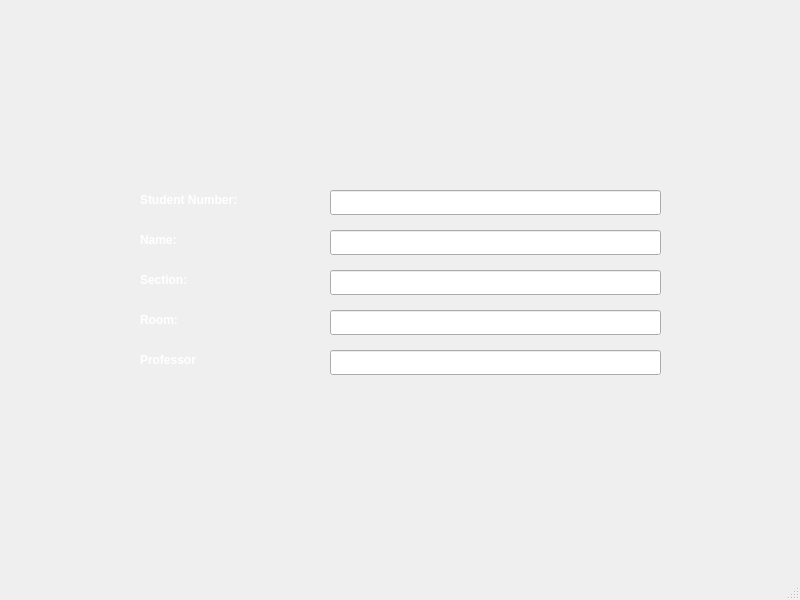
<?xml version="1.0" encoding="UTF-8"?>
<ui version="4.0">
 <class>BorrowForm</class>
 <widget class="QMainWindow" name="BorrowForm">
  <property name="geometry">
   <rect>
    <x>0</x>
    <y>0</y>
    <width>800</width>
    <height>600</height>
   </rect>
  </property>
  <property name="minimumSize">
   <size>
    <width>800</width>
    <height>600</height>
   </size>
  </property>
  <property name="maximumSize">
   <size>
    <width>800</width>
    <height>600</height>
   </size>
  </property>
  <property name="windowTitle">
   <string>Borrow</string>
  </property>
  <widget class="QWidget" name="centralwidget">
   <widget class="QLabel" name="labelName">
    <property name="geometry">
     <rect>
      <x>140</x>
      <y>230</y>
      <width>68</width>
      <height>19</height>
     </rect>
    </property>
    <property name="font">
     <font>
      <family>Arial</family>
      <pointsize>9</pointsize>
      <weight>75</weight>
      <bold>true</bold>
     </font>
    </property>
    <property name="styleSheet">
     <string notr="true">color: rgb(255, 255, 255);</string>
    </property>
    <property name="text">
     <string>Name:</string>
    </property>
   </widget>
   <widget class="QTextBrowser" name="textBrowser">
    <property name="geometry">
     <rect>
      <x>-560</x>
      <y>350</y>
      <width>256</width>
      <height>192</height>
     </rect>
    </property>
   </widget>
   <widget class="QLineEdit" name="line0">
    <property name="geometry">
     <rect>
      <x>330</x>
      <y>190</y>
      <width>331</width>
      <height>25</height>
     </rect>
    </property>
   </widget>
   <widget class="QLabel" name="labelStudNum">
    <property name="geometry">
     <rect>
      <x>140</x>
      <y>190</y>
      <width>161</width>
      <height>19</height>
     </rect>
    </property>
    <property name="font">
     <font>
      <family>Arial</family>
      <pointsize>9</pointsize>
      <weight>75</weight>
      <bold>true</bold>
     </font>
    </property>
    <property name="styleSheet">
     <string notr="true">color: rgb(255, 255, 255);</string>
    </property>
    <property name="text">
     <string>Student Number: </string>
    </property>
   </widget>
   <widget class="QLineEdit" name="line1">
    <property name="geometry">
     <rect>
      <x>330</x>
      <y>230</y>
      <width>331</width>
      <height>25</height>
     </rect>
    </property>
   </widget>
   <widget class="QLineEdit" name="line2">
    <property name="geometry">
     <rect>
      <x>330</x>
      <y>270</y>
      <width>331</width>
      <height>25</height>
     </rect>
    </property>
   </widget>
   <widget class="QLineEdit" name="line3">
    <property name="geometry">
     <rect>
      <x>330</x>
      <y>310</y>
      <width>331</width>
      <height>25</height>
     </rect>
    </property>
   </widget>
   <widget class="QLineEdit" name="line4">
    <property name="geometry">
     <rect>
      <x>330</x>
      <y>350</y>
      <width>331</width>
      <height>25</height>
     </rect>
    </property>
   </widget>
   <widget class="QLabel" name="labelSection">
    <property name="geometry">
     <rect>
      <x>140</x>
      <y>270</y>
      <width>161</width>
      <height>19</height>
     </rect>
    </property>
    <property name="font">
     <font>
      <family>Arial</family>
      <pointsize>9</pointsize>
      <weight>75</weight>
      <bold>true</bold>
     </font>
    </property>
    <property name="styleSheet">
     <string notr="true">color: rgb(255, 255, 255);</string>
    </property>
    <property name="text">
     <string>Section:</string>
    </property>
   </widget>
   <widget class="QLabel" name="labelRoom">
    <property name="geometry">
     <rect>
      <x>140</x>
      <y>310</y>
      <width>101</width>
      <height>19</height>
     </rect>
    </property>
    <property name="font">
     <font>
      <family>Arial</family>
      <pointsize>9</pointsize>
      <weight>75</weight>
      <bold>true</bold>
     </font>
    </property>
    <property name="styleSheet">
     <string notr="true">color: rgb(255, 255, 255);</string>
    </property>
    <property name="text">
     <string>Room:</string>
    </property>
   </widget>
   <widget class="QLabel" name="labelProf">
    <property name="geometry">
     <rect>
      <x>140</x>
      <y>350</y>
      <width>161</width>
      <height>19</height>
     </rect>
    </property>
    <property name="font">
     <font>
      <family>Arial</family>
      <pointsize>9</pointsize>
      <weight>75</weight>
      <bold>true</bold>
     </font>
    </property>
    <property name="styleSheet">
     <string notr="true">color: rgb(255, 255, 255);</string>
    </property>
    <property name="text">
     <string>Professor</string>
    </property>
   </widget>
   <widget class="QPushButton" name="clearbtn">
    <property name="geometry">
     <rect>
      <x>300</x>
      <y>420</y>
      <width>95</width>
      <height>42</height>
     </rect>
    </property>
    <property name="text">
     <string/>
    </property>
    <property name="flat">
     <bool>true</bool>
    </property>
   </widget>
   <widget class="QPushButton" name="Okbtn">
    <property name="geometry">
     <rect>
      <x>440</x>
      <y>420</y>
      <width>61</width>
      <height>42</height>
     </rect>
    </property>
    <property name="text">
     <string/>
    </property>
    <property name="flat">
     <bool>true</bool>
    </property>
   </widget>
   <widget class="QPushButton" name="cancelbtn">
    <property name="geometry">
     <rect>
      <x>550</x>
      <y>420</y>
      <width>111</width>
      <height>42</height>
     </rect>
    </property>
    <property name="text">
     <string/>
    </property>
    <property name="flat">
     <bool>true</bool>
    </property>
   </widget>
  </widget>
  <widget class="QStatusBar" name="statusbar"/>
 </widget>
 <resources/>
 <connections/>
</ui>
